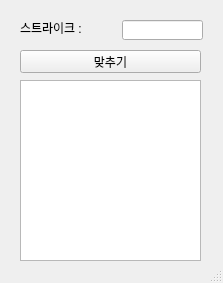
<?xml version="1.0" encoding="UTF-8"?>
<ui version="4.0">
 <class>MainWindow</class>
 <widget class="QMainWindow" name="MainWindow">
  <property name="geometry">
   <rect>
    <x>0</x>
    <y>0</y>
    <width>223</width>
    <height>283</height>
   </rect>
  </property>
  <property name="windowTitle">
   <string>MainWindow</string>
  </property>
  <widget class="QWidget" name="centralwidget">
   <widget class="QLabel" name="lbl">
    <property name="geometry">
     <rect>
      <x>20</x>
      <y>20</y>
      <width>91</width>
      <height>16</height>
     </rect>
    </property>
    <property name="text">
     <string>스트라이크 :</string>
    </property>
   </widget>
   <widget class="QLineEdit" name="le">
    <property name="geometry">
     <rect>
      <x>122</x>
      <y>20</y>
      <width>81</width>
      <height>20</height>
     </rect>
    </property>
   </widget>
   <widget class="QPushButton" name="pb">
    <property name="geometry">
     <rect>
      <x>20</x>
      <y>50</y>
      <width>181</width>
      <height>23</height>
     </rect>
    </property>
    <property name="text">
     <string>맞추기</string>
    </property>
   </widget>
   <widget class="QTextEdit" name="te">
    <property name="geometry">
     <rect>
      <x>20</x>
      <y>80</y>
      <width>181</width>
      <height>181</height>
     </rect>
    </property>
   </widget>
  </widget>
  <widget class="QStatusBar" name="statusbar"/>
 </widget>
 <resources/>
 <connections/>
</ui>
